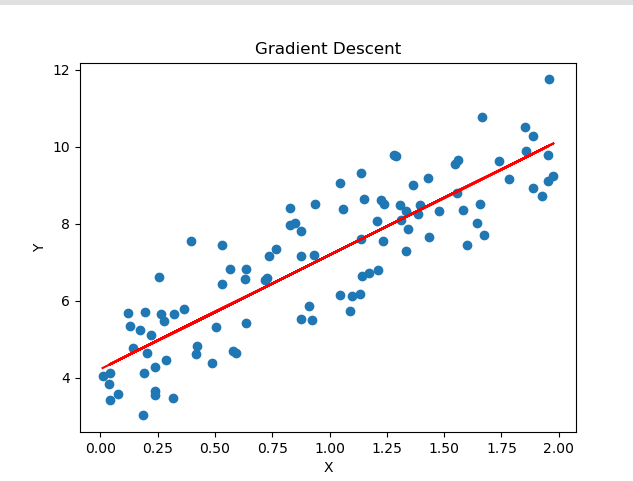

Write Python code to recreate this figure.
import numpy as np
import matplotlib.pyplot as plt

np.random.seed(0)
x = 2 * np.random.rand(100, 1)
y = 4 + 3 * x + np.random.randn(100, 1)

def gradient_descent(x, y, m = 0, b = 0, learning_rate = 0.01, epochs = 10000):
    n = len(y)
    for _ in range(epochs):
        y_pred = m * x + b
        dm = (-2/n) * sum(x * (y - y_pred))
        db = (-2/n) * sum(y - y_pred)
        m -= learning_rate * dm
        b -= learning_rate * db
    return m, b

plt.scatter(x, y)

m, b = gradient_descent(x, y)
plt.plot(x, m*x + b, color='red')

plt.xlabel('X')
plt.ylabel('Y')

plt.title('Gradient Descent')
plt.show()
